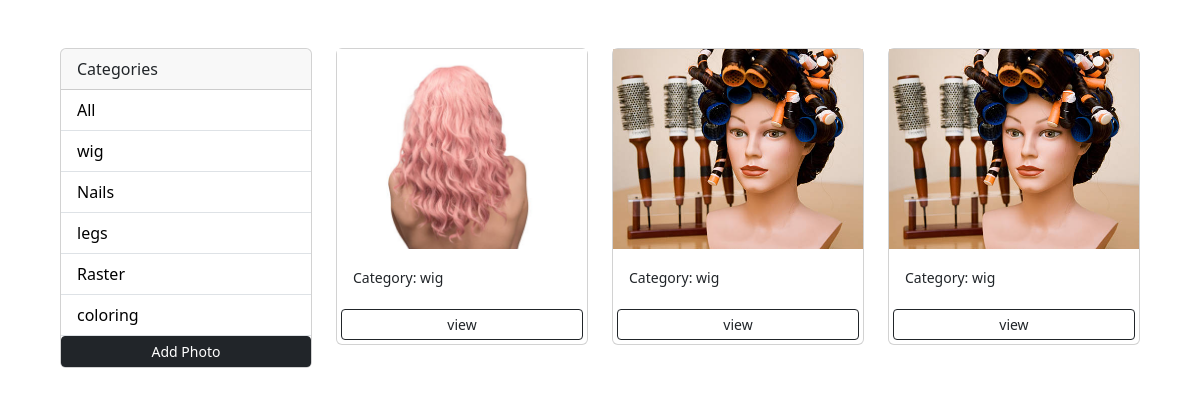
Screenshot of /?category=wig with the database file from the repository.
### photos/models.py (models this page shows, shortened)
class Category(models.Model):
    name = models.CharField(max_length=100, null=False, blank=False)

class Photo(models.Model):
    category = models.ForeignKey(Category, on_delete=models.SET_NULL, null=True, blank=True)
    image = models.ImageField( null=False, blank=False)
    description = models.TextField()

### photos/views.py (the view)
# urls.py: path('',views.gallery, name="gallery"),
def gallery(request):
    category = request.GET.get('category')
    if category == None:
        photos = Photo.objects.all()
    else:
        photos = Photo.objects.filter(category__name=category)
    categories = Category.objects.all()
    context = {'categories': categories, 'photos':photos}
    return render(request, 'photos/gallery.html', context)

### photos/templates/photos/gallery.html (shortened to what this page needs)
<!DOCTYPE html>
<html lang="en">
    <head>
    </head>
    <link href="https://cdn.jsdelivr.net/npm/bootstrap@5.3.3/dist/css/bootstrap.min.css" rel="stylesheet">
    <body class="m-5">
        <div class="container">
            <div class="row">
                <div class="col-md-3">
                    <div class="card">
                        <div class="card-header">
                        Categories
                        </div>
                        <ul class="list-group list-group-flush">
                        <li class="list-group-item">
                            <a href="{% url 'gallery' %}">All</a>
                        </li>
                            {% for category in categories %}
                            <li class="list-group-item">
                                <a href="{% url 'gallery' %}?category={{category.name}}">
                                    {{category.name}}</a>
                            </li>
                            {% endfor %}
                            <a href="{% url 'add' %}" class="btn btn-dark btn-block btn-sm m1">Add Photo </a>
                        </ul>
                    </div>
                </div>
                <div class="col-md-9">
                    <div class="row">
                        {% for photo in photos %}
                    <div class="col-md-4">
                        <div class="card">
                            <img class="imge-thumbail" src="{{photo.image.url}}">
                            <div class="card-body">
                            <small>Category: {{photo.category.name}}</small>
                            </div>
                            <a class="btn btn-outline-dark btn-sm m-1" href="{% url 'photo' photo.id %}"class="btn btn-outline-dark btn-sm m-1">view</a>
                        </div>
                    </div>
                    {% empty %}
                    <h3>No photos...</h3>
                    {% endfor %}
                    </div>
                </div>
            </div>
        </div>
    </body>
</html>

### photos/templates/photos/gallery.html (style rules this page uses)
.imge-thumbail { height: 200px; object-fit: cover; }
.list-group-item a { text-decoration: none; color: black; }

### rows the page displays
Category: name "wig"
Category: name "Nails"
Category: name "legs"
Category: name "Raster"
Category: name "coloring"
Photo: image (picture), category.name "wig"
Photo: image (picture), category.name "wig"
Photo: image (picture), category.name "wig"
